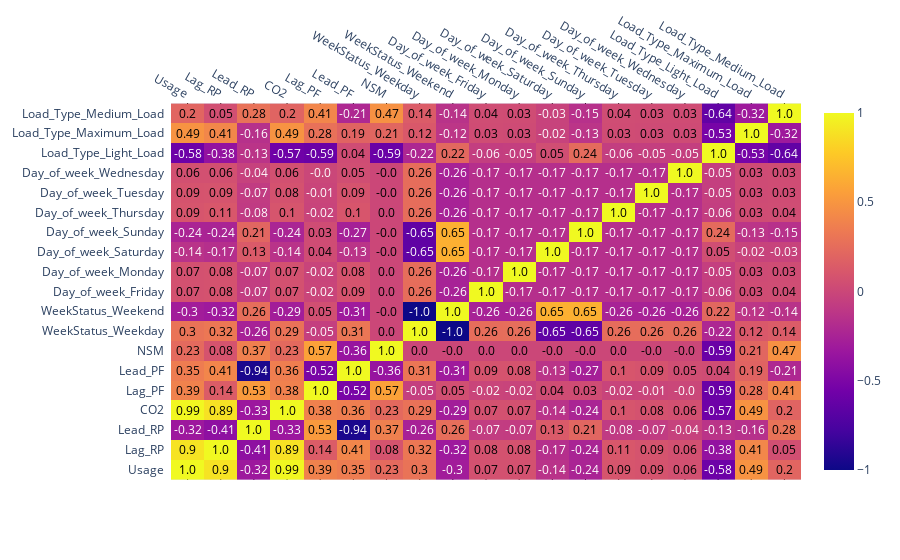

The cell this chart's notebook holds for it:
### Code cell
# Plotting Correlation Heatmap for the dataset
corrs = dataset.corr()
figure = ff.create_annotated_heatmap(
    z=corrs.values,
    x=list(corrs.columns),
    y=list(corrs.index),
    annotation_text=corrs.round(2).values,
    showscale=True)
#figure.write_image("corr.png")
figure.show()
